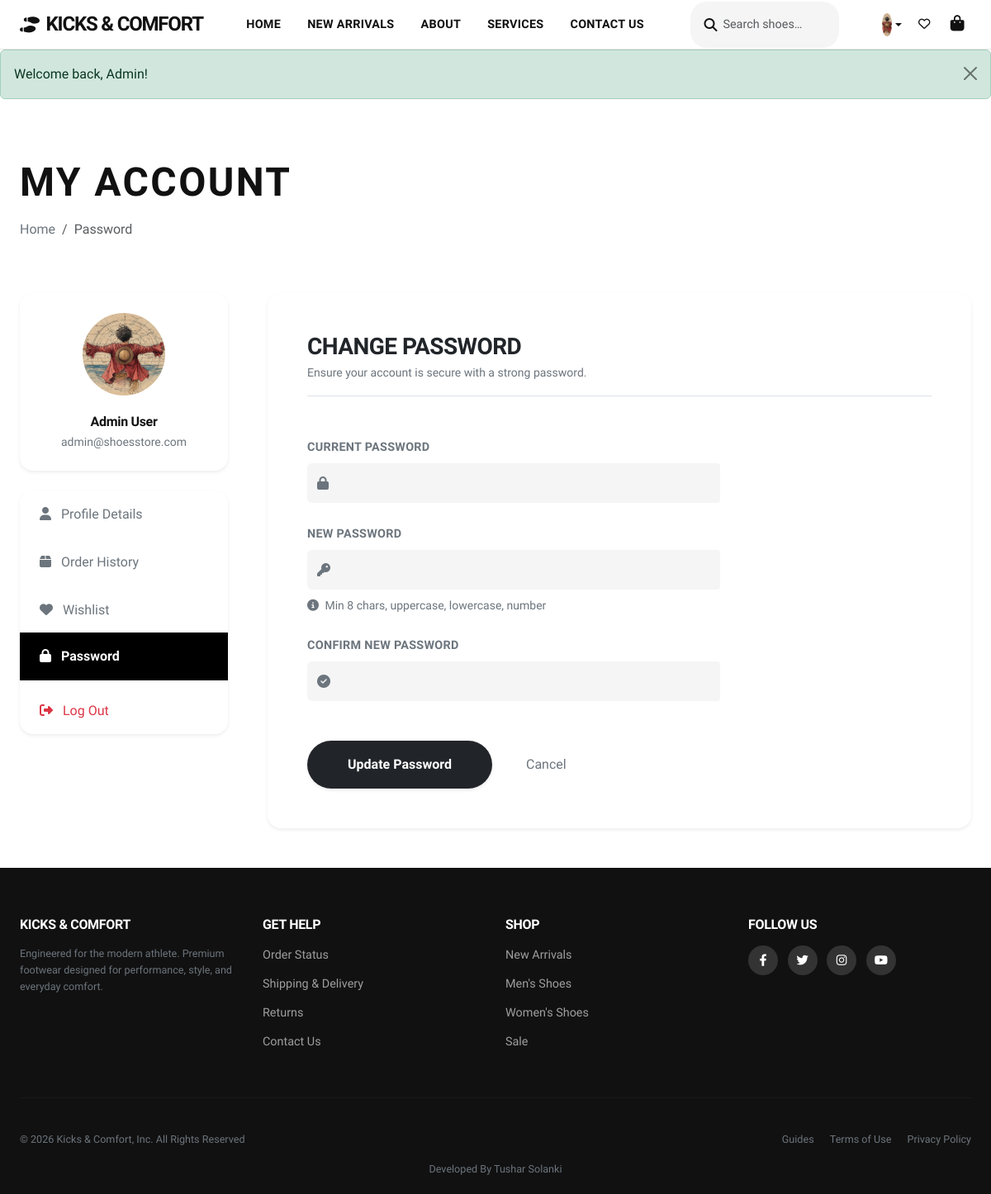
The page /user/change-password.php (signed in) on the database its author committed.
### tables this page shows
CREATE TABLE `users` (
  `id` int(11) NOT NULL AUTO_INCREMENT,
  `email` varchar(255) NOT NULL,
  `password` varchar(255) NOT NULL,
  `first_name` varchar(100) DEFAULT NULL,
  `last_name` varchar(100) DEFAULT NULL,
  `phone` varchar(20) DEFAULT NULL,
  `address` text DEFAULT NULL,
  `profile_photo` varchar(255) DEFAULT NULL,
  `role` enum('customer','admin') DEFAULT 'customer',
  `is_active` tinyint(1) DEFAULT 0,
  `activation_token` varchar(100) DEFAULT NULL,
  `reset_token` varchar(100) DEFAULT NULL,
  `reset_token_expiry` datetime DEFAULT NULL,
  `created_at` timestamp NOT NULL DEFAULT current_timestamp(),
  `updated_at` timestamp NOT NULL DEFAULT current_timestamp() ON UPDATE current_timestamp(),
  PRIMARY KEY (`id`),
  UNIQUE KEY `email` (`email`),
  KEY `idx_email` (`email`),
  KEY `idx_role` (`role`),
  KEY `idx_activation` (`activation_token`),
  KEY `idx_reset` (`reset_token`)
);

### includes/db.php (called while the page is built, shortened)
<?php
class Database {
    private $pdo;
    private $stmt;
    public function __construct() {
        try {
            $dsn = "mysql:host=" . DB_HOST . ";dbname=" . DB_NAME . ";charset=utf8mb4";
            $options = [
                PDO::ATTR_ERRMODE => PDO::ERRMODE_EXCEPTION,
                PDO::ATTR_DEFAULT_FETCH_MODE => PDO::FETCH_ASSOC,
                PDO::ATTR_EMULATE_PREPARES => false,
            ];
            $this->pdo = new PDO($dsn, DB_USER, DB_PASS, $options);
        } catch (PDOException $e) {
            if (ENVIRONMENT === 'development') {
                die("Database connection failed: " . $e->getMessage());
            } else {
                die("Database connection failed. Please try again later.");
            }
        }
    }
    public function query($sql, $params = []) {
        try {
            $this->stmt = $this->pdo->prepare($sql);
            $this->stmt->execute($params);
            return $this->stmt;
        } catch (PDOException $e) {
            if (ENVIRONMENT === 'development') {
                throw new Exception("Query failed: " . $e->getMessage());
            } else {
                throw new Exception("Database operation failed.");
            }
        }
    }
    public function fetchOne($sql, $params = []) {
        $this->query($sql, $params);
        return $this->stmt->fetch();
    }
}

### user/change-password.php (the view, shortened to what this page needs)
<?php
require_once '../includes/header.php';
$db = new Database();
$user = $db->fetchOne("SELECT * FROM users WHERE id = ?", [$_SESSION['user_id']]);
?>
<div class="container my-5 pt-4">
    <div class="row mb-5">
        <div class="col-12">
            <h1 class="display-5 fw-black text-uppercase ls-1">My Account</h1>
            <nav aria-label="breadcrumb">
                <ol class="breadcrumb">
                    <li class="breadcrumb-item"><a href="<?= BASE_URL ?>" class="text-secondary text-decoration-none">Home</a></li>
                    <li class="breadcrumb-item active" aria-current="page">Password</li>
                </ol>
            </nav>
        </div>
    </div>
    <div class="row g-5">
        <div class="col-lg-3">
            <div class="sticky-top" style="top: 100px; z-index: 1;">
                <div class="card border-0 shadow-sm rounded-4 mb-4">
                    <div class="card-body text-center p-4">
                        <div class="profile-photo-wrapper d-inline-block position-relative mb-3">
                            <?php if (!empty($user['profile_photo'])): ?>
                                <img src="<?= BASE_URL ?>uploads/profiles/<?= $user['profile_photo'] ?>"
                                     alt="Profile Photo"
                                     class="rounded-circle"
                                     style="width: 100px; height: 100px; object-fit: cover;">
                            <?php endif; ?>
                        </div>
                        <h5 class="fw-bold mb-1"><?= e($user['first_name']) ?> <?= e($user['last_name']) ?></h5>
                        <p class="text-secondary small mb-0"><?= e($user['email']) ?></p>
                    </div>
                </div>
                <div class="list-group list-group-flush rounded-4 overflow-hidden border-0 shadow-sm">
                    <a href="profile.php" class="list-group-item list-group-item-action border-0 py-3 px-4 text-secondary">
                        <i class="fas fa-user me-2"></i> Profile Details
                    </a>
                    <a href="orders.php" class="list-group-item list-group-item-action border-0 py-3 px-4 text-secondary">
                        <i class="fas fa-box me-2"></i> Order History
                    </a>
                    <a href="wishlist.php" class="list-group-item list-group-item-action border-0 py-3 px-4 text-secondary">
                         <i class="fas fa-heart me-2"></i> Wishlist
                    </a>
                    <a href="change-password.php" class="list-group-item list-group-item-action active bg-black border-0 py-3 px-4 fw-bold">
                        <i class="fas fa-lock me-2"></i> Password
                    </a>
                    <a href="logout.php" class="list-group-item list-group-item-action border-0 py-3 px-4 text-danger mt-2">
                        <i class="fas fa-sign-out-alt me-2"></i> Log Out
                    </a>
                </div>
            </div>
        </div>
        <div class="col-lg-9">
            <div class="card border-0 shadow-sm rounded-4 h-100">
                <div class="card-body p-4 p-lg-5">
                    <div class="mb-5 border-bottom pb-3">
                        <h2 class="h3 fw-bold mb-0">Change Password</h2>
                        <p class="text-secondary small mb-0 mt-1">Ensure your account is secure with a strong password.</p>
                    </div>
                    <form method="POST" id="changePasswordForm" style="max-width: 500px;">
                        <div class="mb-4">
                            <label class="form-label fw-bold small text-uppercase text-secondary">Current Password</label>
                            <div class="input-group">
                                <span class="input-group-text bg-light border-0"><i class="fas fa-lock text-secondary"></i></span>
                                <input type="password" class="form-control form-control-lg bg-light border-0" id="current_password" name="current_password" required>
                            </div>
                        </div>
                        <div class="mb-4">
                            <label class="form-label fw-bold small text-uppercase text-secondary">New Password</label>
                            <div class="input-group">
                                <span class="input-group-text bg-light border-0"><i class="fas fa-key text-secondary"></i></span>
                                <input type="password" class="form-control form-control-lg bg-light border-0" id="new_password" name="new_password" required>
                            </div>
                            <small class="form-text text-secondary micro-text mt-2 d-block">
                                <i class="fas fa-info-circle me-1"></i> Min 8 chars, uppercase, lowercase, number
                            </small>
                        </div>
                        <div class="mb-5">
                            <label class="form-label fw-bold small text-uppercase text-secondary">Confirm New Password</label>
                            <div class="input-group">
                                <span class="input-group-text bg-light border-0"><i class="fas fa-check-circle text-secondary"></i></span>
                                <input type="password" class="form-control form-control-lg bg-light border-0" id="confirm_password" name="confirm_password" required>
                            </div>
                        </div>
                        <div class="d-flex align-items-center">
                            <button type="submit" class="btn btn-dark rounded-pill px-5 py-3 fw-bold shadow-sm">
                                Update Password
                            </button>
                            <a href="profile.php" class="btn btn-link text-secondary text-decoration-none ms-3">Cancel</a>
                        </div>
                    </form>
                </div>
            </div>
        </div>
    </div>
</div>
<?php require_once '../includes/footer.php'; ?>

### shoes-store/assets/css/style.css (style rules this page uses)
:root { --primary: #111111; --primary-hover: #333333; --secondary: #757575; --accent: #E5E5E5; --bg-body: #FFFFFF; --bg-light: #F5F5F5; --bg-card: #FFFFFF; --text-main: #111111; --text-secondary: #757575; --text-light: #9E9E9E; --text-white: #FFFFFF; --success: #007600; --warning: #FA5400; --error: #D30005; --info: #000000; --gradient-primary: #111111; --gradient-secondary: #757575; --border-color: #E5E5E5; --border-width: 1px; --shadow-sm: 0 1px 2px rgba(0,0,0,0.05); --shadow: 0 4px 12px rgba(0,0,0,0.05); --shadow-hover: 0 8px 16px rgba(0,0,0,0.1); --radius-sm: 2px; --radius: 4px; --radius-lg: 8px; --radius-full: 9999px; --spacing: 1rem; --container-max: 1440px; --transition: all 0.3s cubic-bezier(0.25, 0.46, 0.45, 0.94); --transition-fast: all 0.15s ease; }
* { margin: 0; padding: 0; box-sizing: border-box; }
body { font-family: 'Helvetica Neue', 'Inter', -apple-system, BlinkMacSystemFont, sans-serif; font-size: 16px; line-height: 1.6; color: var(--text-main); background-color: var(--bg-body); -webkit-font-smoothing: antialiased; -moz-osx-font-smoothing: grayscale; }
h1, h2, h3, h4, h5, h6 { font-weight: 700; line-height: 1.1; color: var(--text-main); margin-bottom: 1rem; letter-spacing: -0.02em; }
h1 { font-size: 3.5rem; font-weight: 900; text-transform: uppercase; }
h2 { font-size: 2.5rem; font-weight: 800; text-transform: uppercase; }
h5 { font-size: 1rem; font-weight: 600; }
a { color: var(--text-main); text-decoration: none; transition: var(--transition-fast); }
img { max-width: 100%; height: auto; display: block; }
.container { max-width: var(--container-max); padding-left: 24px; padding-right: 24px; }
.text-uppercase { text-transform: uppercase; letter-spacing: 0.05em; }
.fw-bold { font-weight: 700 !important; }
.fw-black { font-weight: 900 !important; }
.btn { display: inline-flex; align-items: center; justify-content: center; padding: 12px 24px; font-size: 1rem; font-weight: 500; line-height: 1.5; text-align: center; border-radius: 30px; border: 1px solid transparent; cursor: pointer; transition: var(--transition); text-decoration: none; }
.form-control, .form-select { height: 48px; padding: 0 16px; border: 1px solid var(--border-color); border-radius: var(--radius); font-size: 1rem; transition: border-color 0.2s ease; background-color: white; }
.form-label { font-weight: 600; font-size: 0.9rem; margin-bottom: 8px; text-transform: uppercase; letter-spacing: 0.02em; }
.bg-light { background-color: var(--bg-light) !important; }

### rows shown on the page
users: profile_photo (picture), first_name "Admin", last_name "User", email "admin@shoesstore.com"

### other values the page prints
$flash['message'] "Welcome back, Admin!"
